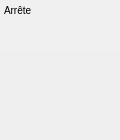
<?xml version="1.0" encoding="UTF-8"?>
<ui version="4.0">
 <class>Dialog</class>
 <widget class="QDialog" name="Dialog">
  <property name="geometry">
   <rect>
    <x>0</x>
    <y>0</y>
    <width>120</width>
    <height>140</height>
   </rect>
  </property>
  <property name="palette">
   <palette>
    <active>
     <colorrole role="Base">
      <brush brushstyle="SolidPattern">
       <color alpha="255">
        <red>240</red>
        <green>240</green>
        <blue>240</blue>
       </color>
      </brush>
     </colorrole>
    </active>
    <inactive>
     <colorrole role="Base">
      <brush brushstyle="SolidPattern">
       <color alpha="255">
        <red>240</red>
        <green>240</green>
        <blue>240</blue>
       </color>
      </brush>
     </colorrole>
    </inactive>
    <disabled>
     <colorrole role="Base">
      <brush brushstyle="SolidPattern">
       <color alpha="255">
        <red>240</red>
        <green>240</green>
        <blue>240</blue>
       </color>
      </brush>
     </colorrole>
    </disabled>
   </palette>
  </property>
  <property name="windowTitle">
   <string>thomas</string>
  </property>
  <property name="windowIcon">
   <iconset>
    <normaloff>../resources_img/ign.jpg</normaloff>../resources_img/ign.jpg</iconset>
  </property>
  <widget class="QTextBrowser" name="textBrowser">
   <property name="geometry">
    <rect>
     <x>0</x>
     <y>0</y>
     <width>311</width>
     <height>51</height>
    </rect>
   </property>
   <property name="frameShape">
    <enum>QFrame::NoFrame</enum>
   </property>
   <property name="frameShadow">
    <enum>QFrame::Raised</enum>
   </property>
   <property name="html">
    <string>&lt;!DOCTYPE HTML PUBLIC &quot;-//W3C//DTD HTML 4.0//EN&quot; &quot;http://www.w3.org/TR/REC-html40/strict.dtd&quot;&gt;
&lt;html&gt;&lt;head&gt;&lt;meta name=&quot;qrichtext&quot; content=&quot;1&quot; /&gt;&lt;style type=&quot;text/css&quot;&gt;
p, li { white-space: pre-wrap; }
&lt;/style&gt;&lt;/head&gt;&lt;body style=&quot; font-family:'MS Shell Dlg 2'; font-size:7.8pt; font-weight:400; font-style:normal;&quot;&gt;
&lt;p style=&quot; margin-top:0px; margin-bottom:0px; margin-left:0px; margin-right:0px; -qt-block-indent:0; text-indent:0px;&quot;&gt;Arrête&lt;/p&gt;&lt;/body&gt;&lt;/html&gt;</string>
   </property>
  </widget>
  <widget class="QDialogButtonBox" name="buttonBox">
   <property name="geometry">
    <rect>
     <x>50</x>
     <y>100</y>
     <width>341</width>
     <height>32</height>
    </rect>
   </property>
   <property name="orientation">
    <enum>Qt::Horizontal</enum>
   </property>
   <property name="standardButtons">
    <set>QDialogButtonBox::Cancel|QDialogButtonBox::Ok</set>
   </property>
  </widget>
 </widget>
 <resources/>
 <connections/>
</ui>
